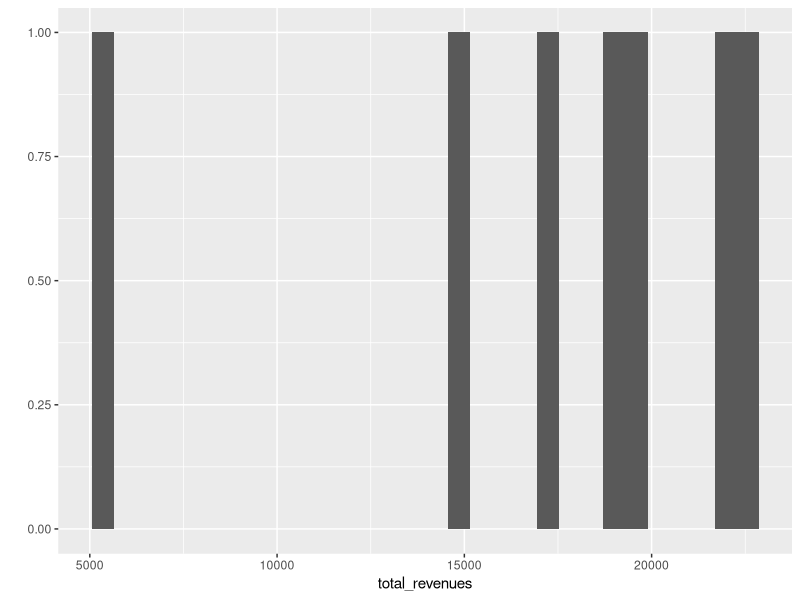
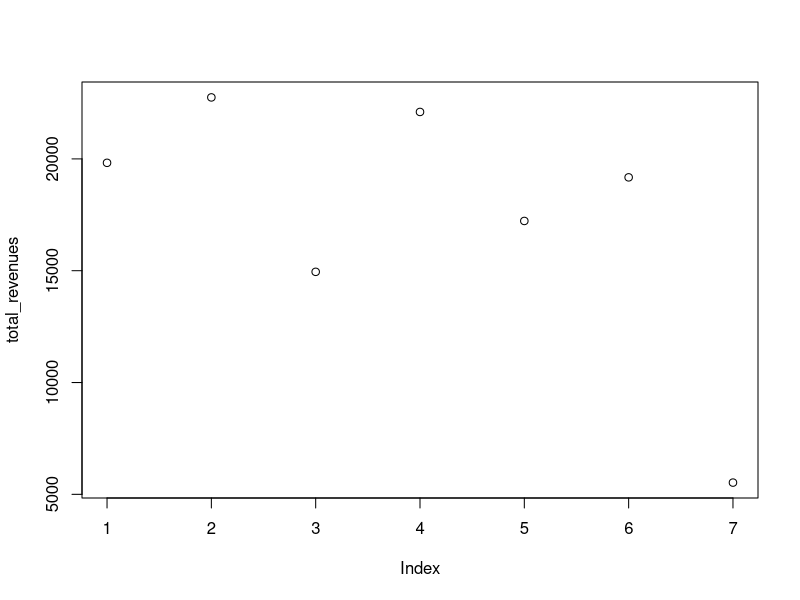
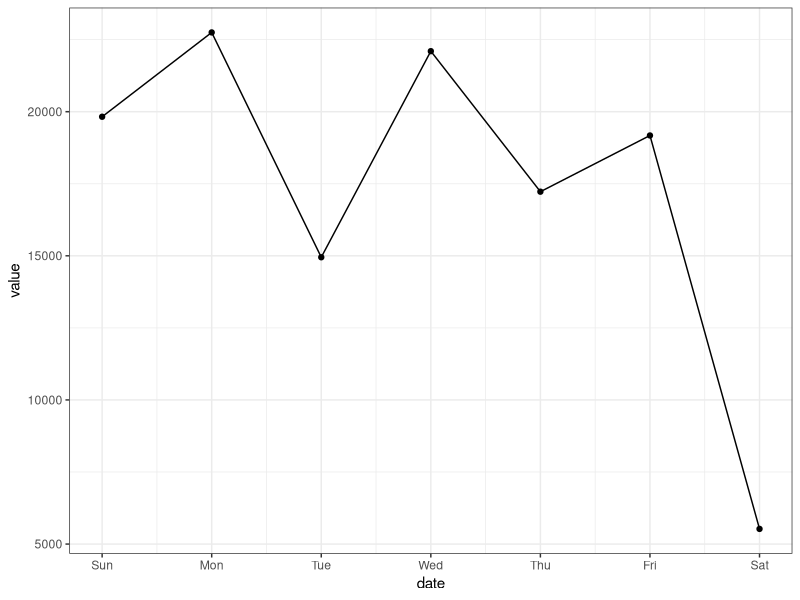
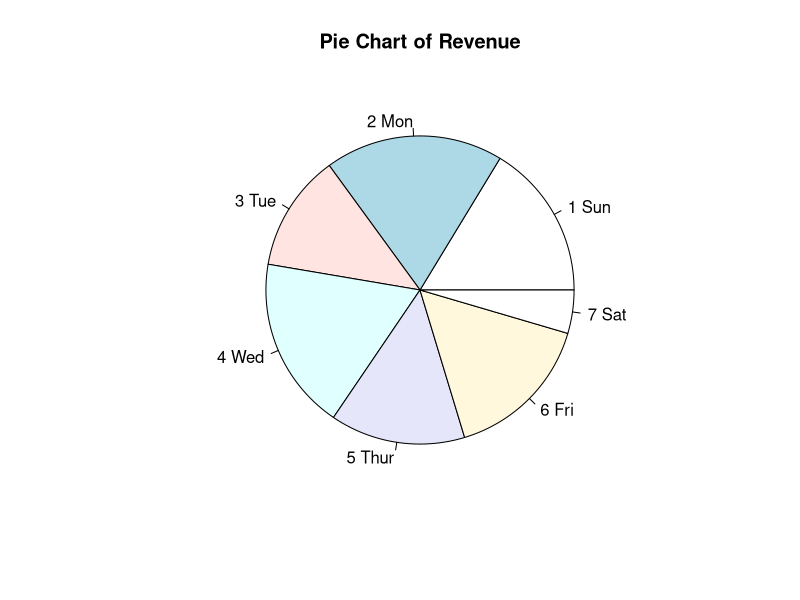

Source code (R) for these figures, in order:
ticket_cost <- 75
ticket_cost_child <- 50
movies <- c('Monster Hunter',
            'The Croods: A New Age',
            'Honest Thief',
            'The Witches',
            'Survive The Night')
screens <- 13
seats <- 24  #The actual number of seats is 48,
             #but it split to half because of COVID-19 situation

week_days <- rep(0, 7)
total_revenues <- rep(0, 7)

Highest_rev <- 0
Day_counter <- 0

for (d in 1:length(week_days))
{
  revenue <- 0
  print(d)
        
  for (s in 1:screens)
  {
    visitors_adults <- sample(seats, 1)
    visitors_children <- sample((seats-visitors_adults),1)
          
    print('Adults Visitors:')
    print(visitors_adults)
          
    print('Children visitors:')
    print(visitors_children)
          
    totalvistors <- visitors_adults + visitors_children
    print('Total visitors:')
    print(totalvistors)

    adults_cost <- ticket_cost*visitors_adults
    children_cost <- ticket_cost_child*visitors_children
          
    adults_revenue <- (adults_cost*screens)
    children_revenue <- (children_cost*screens)
          
    total_revenue <- adults_revenue + children_revenue
    
    #Calculate the highest revenue
    if (total_revenue > Highest_rev)
    { Day_counter <- d
      Highest_rev <- total_revenue }
  }
        
  print('Revenue:')
  total_revenues[d] <- total_revenue
  print(total_revenues)
 
  #New Visitors
  visitors_adults <- 0
  visitors_children <- 0
}

#Plotting  
library(ggplot2)
  #Plot number 1
  qplot(total_revenues)
  
  #Plot number 2
  plot(total_revenues)
  
  #Plot number 3
  set.seed(2020)
    date <- seq(from = as.Date("2020-11-29"),
              to = as.Date("2020-12-05"),
              by = "days")
    value <- total_revenues
    dat <- data.frame(date, value)
  ggplot(dat, aes(x = date, y = value)) + 
          geom_point() + 
          geom_line() +
          scale_x_date(date_breaks = "day", date_labels = "%a") +
          theme_bw()
  
  #Plot number 4
  lbls <- c("1 Sun", "2 Mon", "3 Tue", "4 Wed",
            "5 Thur", "6 Fri", "7 Sat")
  pie(total_revenues, labels = lbls, main="Pie Chart of Revenue")
  
  
#Which day had the highest revenue?
  print("The Day that had the Highest Revenue is:")
  print(Day_counter)